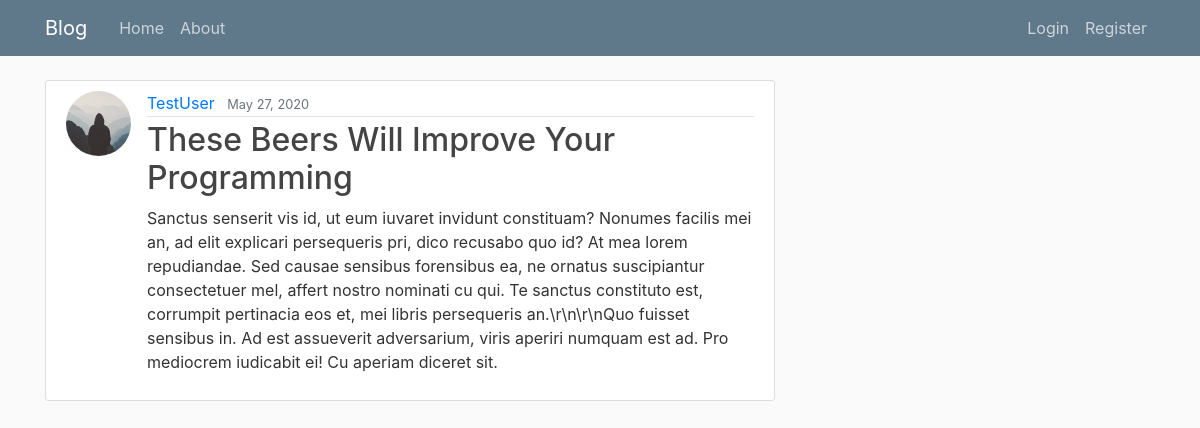
The app's page /post/17/ with its own data.
### blog/models.py (models this page shows, shortened)
class Post(models.Model):
    title = models.CharField(max_length=100)
    content = models.TextField()
    date_posted = models.DateTimeField(default=timezone.now)
    author = models.ForeignKey(User, on_delete=models.CASCADE)

### users/models.py (models this page shows, shortened)
class Profile(models.Model):
    user = models.OneToOneField(User, on_delete=models.CASCADE)
    image = models.ImageField(default='default.jpg', upload_to='profile_pics')

### blog/views.py (the view)
# urls.py: path('post/<int:pk>/', PostDetailView.as_view(), name='post-detail'),
class PostDetailView(DetailView):
    model = Post

### blog/templates/blog/post_detail.html (shortened to what this page needs)
{% extends "blog/base.html" %}
{% block content %}
    <article class="media content-section">
        <img src="{{ object.author.profile.image.url }}" class="rounded-circle article-img">
        <div class="media-body">
            <div class="article-metadata">
                <a class="mr-2" href="{% url 'user-posts' object.author.username %}">{{ object.author }}</a>
                <small class="text-muted">{{ object.date_posted|date:"F d, Y" }}</small>
            </div>
            <h2 class="article-title">{{ object.title }}</h2>
            <p class="article-content">{{ object.content }}</p>
        </div>
    </article>
{% endblock content %}

### blog/static/blog/main.css (style rules this page uses)
body { background: #fafafa; color: #333333; margin-top: 5rem; }
h1, h2, h3, h4, h5, h6 { color: #444444; }
.content-section { background: #ffffff; padding: 10px 20px; border: 1px solid #dddddd; border-radius: 3px; margin-bottom: 20px; }
.article-title { color: #444444; }
.article-content { white-space: pre-line; }
.article-img { height: 65px; width: 65px; margin-right: 16px; }
.article-metadata { padding-bottom: 1px; margin-bottom: 4px; border-bottom: 1px solid #e3e3e3 }

### records on screen
Post: author.profile.image (placeholder picture), author "TestUser", date_posted "May 27, 2020", title "These Beers Will Improve Your Programming", content "Sanctus senserit vis id, ut eum iuvaret invidunt constituam? Nonumes facilis mei an, ad elit explicari persequeris pri, dico recusabo quo id? At mea lorem repudiandae. Sed causae sensibus forensibus ea, ne ornatus suscipiantur consectetuer mel, affert nostro nominati cu qui. Te sanctus constituto est, corrumpit pertinacia eos et, mei libris persequeris an.\\r\\n\\r\\nQuo fuisset sensibus in. Ad est assueverit adversarium, viris aperiri numquam est ad. Pro mediocrem iudicabit ei! Cu aperiam diceret sit."
